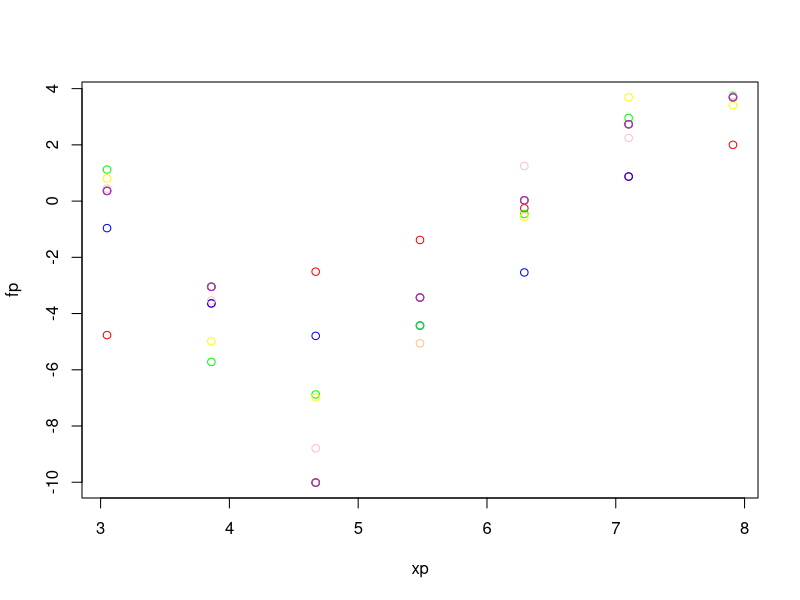

The R source for this figure:
rm(list=ls())
graphics.off()

###MINIMOS CUADRADOS

#Ejemplo1
xp<-c(1,1.3,1.6,1.9,2.2)
fp<-c(0.7651977,0.6200860,0.4554022,0.2818186,0.1103623)
x1<-xp
x2<-xp^2
x3<-xp^3
x4<-xp^4
y=lm(fp~x1+x2+x3+x4)
y
y$coefficients
y$residuals

#Ejemplo2
xp<-c(1,1.3,1.6,1.9,2.2)
fp<-c(0.7651977,0.6200860,0.4554022,0.2818186,0.1103623)
x1<-xp
x2<-xp^2
x3<-xp^3
y2=lm(fp~x1+x2+x3)
y2
y2$coefficients
y2$residuals


#Ejemplo3
xp<-c(1,1.3,1.6,1.9,2.2)
fp<-c(0.7651977,0.6200860,0.4554022,0.2818186,0.1103623)
x1<-xp
x2<-xp^2
y3=lm(fp~x1+x2)
y3
y3$coefficients
y3$residuals


#Ejemplo4
xp<-c(1,1.3,1.6,1.9,2.2)
fp<-c(0.7651977,0.6200860,0.4554022,0.2818186,0.1103623)
x1<-xp
y4=lm(fp~x1)
y4
y4$coefficients
y4$residuals


######### Ejercicio
#grado4
xp<-c(3.05,3.86,4.67,5.48,6.29,7.1,7.91)
fp<-c(0.3619,-3.048,-10.0123,-3.4302,0.0272,2.7344,3.6877)
x1<-xp
x2<-xp^2
x3<-xp^3
x4<-xp^4
x5<-xp^5
x6<-xp^6
x7<-xp^7
y=lm(fp~x1+x2+x3+x4+x5+x6+x7)
y
y$coefficients
y$residuals

#grado7
xp<-c(3.05,3.86,4.67,5.48,6.29,7.1,7.91)
fp<-c(0.3619,-3.048,-10.0123,-3.4302,0.0272,2.7344,3.6877)
x1<-xp
x2<-xp^2
x3<-xp^3
x4<-xp^4
x5<-xp^5
x6<-xp^6
x7<-xp^7
y7=lm(fp~x1+x2+x3+x4+x5+x6)
y7
y7$coefficients
y7$residuals


#grado6
xp<-c(3.05,3.86,4.67,5.48,6.29,7.1,7.91)
fp<-c(0.3619,-3.048,-10.0123,-3.4302,0.0272,2.7344,3.6877)
x1<-xp
x2<-xp^2
x3<-xp^3
x4<-xp^4
x5<-xp^5
x6<-xp^6
y6=lm(fp~x1+x2+x3+x4+x5+x6)
y6
y6$coefficients
y6$residuals


#grado5
xp<-c(3.05,3.86,4.67,5.48,6.29,7.1,7.91)
fp<-c(0.3619,-3.048,-10.0123,-3.4302,0.0272,2.7344,3.6877)
x1<-xp
x2<-xp^2
x3<-xp^3
x4<-xp^4
x5<-xp^5
y5=lm(fp~x1+x2+x3+x4+x5)
y5
y5$coefficients
y5$residuals


#grado4
xp<-c(3.05,3.86,4.67,5.48,6.29,7.1,7.91)
fp<-c(0.3619,-3.048,-10.0123,-3.4302,0.0272,2.7344,3.6877)
x1<-xp
x2<-xp^2
x3<-xp^3
x4<-xp^4
y4=lm(fp~x1+x2+x3+x4)
y4
y4$coefficients
y4$residuals

#grado3
xp<-c(3.05,3.86,4.67,5.48,6.29,7.1,7.91)
fp<-c(0.3619,-3.048,-10.0123,-3.4302,0.0272,2.7344,3.6877)
x1<-xp
x2<-xp^2
x3<-xp^3
y3=lm(fp~x1+x2+x3)
y3
y3$coefficients
y3$residuals

#grado2
xp<-c(3.05,3.86,4.67,5.48,6.29,7.1,7.91)
fp<-c(0.3619,-3.048,-10.0123,-3.4302,0.0272,2.7344,3.6877)
x1<-xp
x2<-xp^2
y2=lm(fp~x1+x2)
y2
y2$coefficients
y2$residuals



#grado1
xp<-c(3.05,3.86,4.67,5.48,6.29,7.1,7.91)
fp<-c(0.3619,-3.048,-10.0123,-3.4302,0.0272,2.7344,3.6877)
x1<-xp
y1=lm(fp~x1)
y1
y1$coefficients
y1$residuals

fp
fitted(y1) #grado1
fitted(y2) #grado2
fitted(y3) #grado3
fitted(y4) #grado4
fitted(y5) #grado5
fitted(y6) #grado6
fitted(y7) #grado7

plot(xp,fp)
points(xp,fitted(y1),col='red')
points(xp,fitted(y2),col='blue')
points(xp,fitted(y3),col='green')
points(xp,fitted(y4),col='yellow')
points(xp,fitted(y5),col='pink')
points(xp,fitted(y6),col='orange')
points(xp,fitted(y7),col='purple')